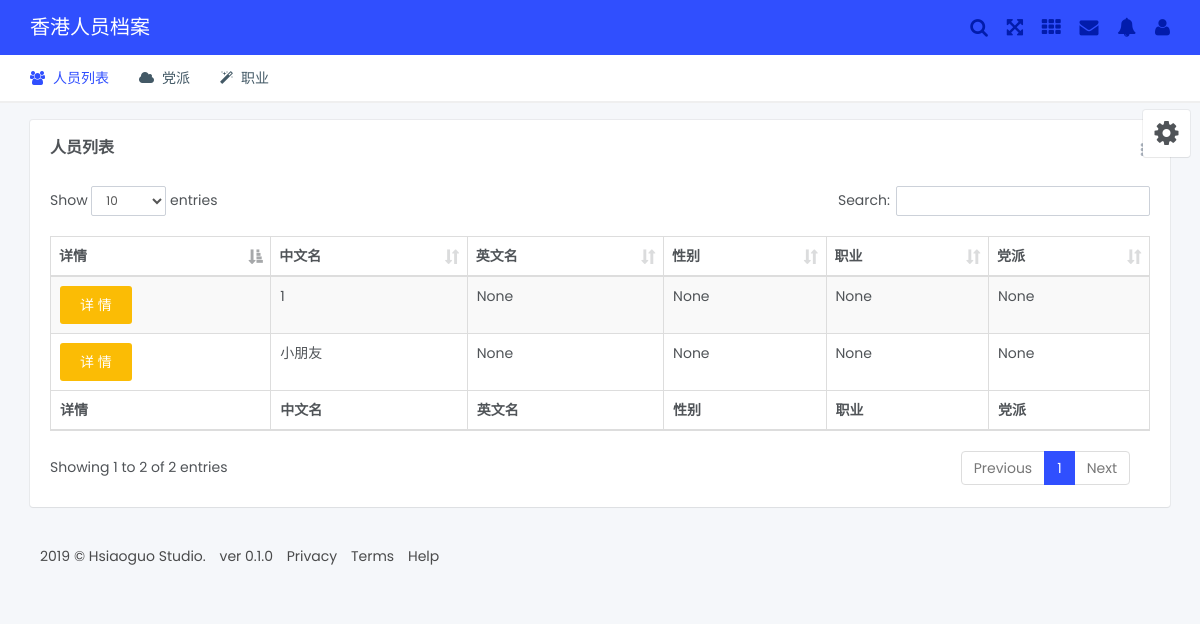
The app's page /list, older data.
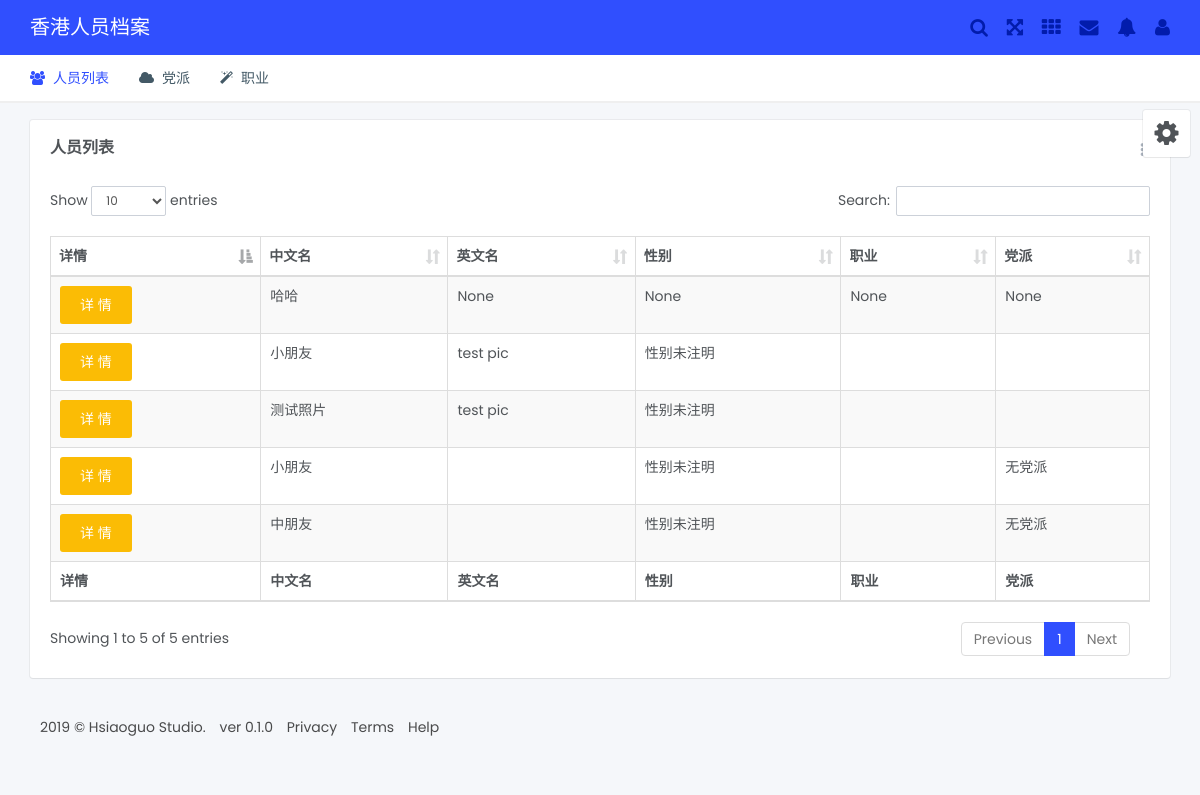
The same page, newer data.
### hkprofile/models.py (models this page shows, shortened)
class PersonInfo(db.Model):
    __tablename__ = 'person_info'
    id = db.Column(db.Integer(), primary_key=True, autoincrement=True)
    birthdate = db.Column(db.Date)
    for key in list(columns.keys())[1:3]+list(columns.keys())[4:5] + list(columns.keys())[6:22]:
        exec("%s = db.Column(db.String(255))" % key)
    for key in list(columns.keys())[22:]:
        exec("%s = db.Column(db.Text)" % key)
    avatar = db.relationship('Avatar')
    '''
    cn_name = db.Column(db.String(255))
    en_name = db.Column(db.String(255))
    gender = db.Column(db.String(32))
    id_num = db.Column(db.String(64))
    permit_num = db.Column(db.String(64))
    passport = db.Column(db.String(64))
    home_address = db.Column(db.String(255))
    post_address = db.Column(db.String(255))
    company_address = db.Column(db.String(255))
    bank_account = db.Column(db.String(64))
    party_tag = db.Column(db.String(255))
    occupation = db.Column(db.String(64))
    private_phone = db.Column(db.String(255))
    office_phone = db.Column(db.String(255))
    fax = db.Column(db.String(255))
    other_number = db.Column(db.String(255))
    email = db.Column(db.String(255))
    internet_account = db.Column(db.String(255))
    home_page = db.Column(db.String(255))
    family = db.Column(db.Text)
    hobby = db.Column(db.Text)
    experience = db.Column(db.Text)
    event = db.Column(db.Text)
    stain = db.Column(db.Text)
    '''

### hkprofile/controllers/profiles.py (the view)
@query.route('/list')
def person_list():
    p_list = PersonInfo.query.all()
    return render_template('list.html', data=p_list)

### hkprofile/templates/list.html (shortened to what this page needs)
{% extends "base.html" %}
{% block content %}
<div class="col-xs-12">
	<div class="box-content">
		<h4 class="box-title">人员列表</h4>
		<div class="dropdown js__drop_down">
		</div>
		<table id="example" class="table table-striped table-bordered display" style="width:100%">
			<thead>
				<tr>
					<th>详情</th>
					<th>中文名</th>
					<th>英文名</th>
					<th>性别</th>
					<th>职业</th>
					<th>党派</th>
				</tr>
			</thead>
			<tfoot>
				<tr>
					<th>详情</th>
					<th>中文名</th>
					<th>英文名</th>
					<th>性别</th>
					<th>职业</th>
					<th>党派</th>
				</tr>
			</tfoot>
			<tbody>
				{% for p in data %}
				<tr>
					<td><a class="btn btn-sm btn-warning" href="/profile/{{ p.id }}" role="button">详 情</a></td>
					<td>{{ p.cn_name }}</td>
					<td>{{ p.en_name }}</td>
					<td>{{ p.gender }}</td>
					<td>{{ p.occupation }}</td>
					<td>{{ p.party_tag }}</td>
				</tr>
				{% endfor %}
			</tbody>
		</table>
	</div>
</div>
{% endblock %}

### hkprofile/templates/base.html (shortened to what this page needs)
<!DOCTYPE html>
<html lang="zh">
<head>
	<link rel="stylesheet" href="/static/styles/style-horizontal.min.css">
	<link rel="stylesheet" href="/static/plugin/mCustomScrollbar/jquery.mCustomScrollbar.min.css">
	<link rel="stylesheet" href="/static/plugin/waves/waves.min.css">
	<link rel="stylesheet" href="/static/plugin/sweet-alert/sweetalert.css">
	<link rel="stylesheet" href="/static/plugin/flexdatalist/jquery.flexdatalist.min.css">
	<link rel="stylesheet" href="/static/plugin/popover/jquery.popSelect.min.css">
	<link rel="stylesheet" href="/static/plugin/select2/css/select2.min.css">
	<link rel="stylesheet" href="/static/plugin/timepicker/bootstrap-timepicker.min.css">
	<link rel="stylesheet" href="/static/plugin/touchspin/jquery.bootstrap-touchspin.min.css">
	<link rel="stylesheet" href="/static/plugin/colorpicker/css/bootstrap-colorpicker.min.css">
	<link rel="stylesheet" href="/static/plugin/datepicker/css/bootstrap-datepicker.min.css">
	<link rel="stylesheet" href="/static/plugin/daterangepicker/daterangepicker.css">
	<link rel="stylesheet" href="/static/color-switcher/color-switcher.min.css">
	<link rel="stylesheet" href="/static/plugin/datatables/media/css/dataTables.bootstrap.min.css">
	<link rel="stylesheet" href="/static/plugin/datatables/extensions/Responsive/css/responsive.bootstrap.min.css">
	<link rel="stylesheet" href="/static/plugin/dropify/css/dropify.min.css">
</head>
<body>
<header class="fixed-header">
	<div class="header-top">
		<div class="container">
			<div class="pull-left">
				<a href="/index" class="logo">香港人员档案</a>
			</div>
			<div class="pull-right">
				<div class="ico-item">
					<a href="#" class="ico-item fa fa-search js__toggle_open" data-target="#searchform-header"></a>
				</div>
				<div class="ico-item fa fa-arrows-alt js__full_screen"></div>
				<div class="ico-item toggle-hover js__drop_down ">
					<span class="fa fa-th js__drop_down_button"></span>
				</div>
				<div class="ico-item">
					<a href="#" class="ico-item fa fa-envelope notice-alarm js__toggle_open" data-target="#message-popup"></a>
				</div>
				<div class="ico-item">
					<a href="#" class="ico-item fa fa-bell notice-alarm js__toggle_open" data-target="#notification-popup"></a>
				</div>
				<div class="ico-item">
					<a href="#" class="ico-item fa fa-user js__toggle_open" data-target="#user-status"></a>
				</div>
			</div>
		</div>
	</div>
	<nav class="nav-horizontal">
		<div class="container">
			<ul class="menu">
					<li class="current">
						<a href="/list"><i class="ico fa fa-users"></i><span>人员列表</span></a>
					</li>
					<li>
						<a href="/party"><i class="ico fa fa-cloud"></i><span>党派</span></a>
					</li>
					<li>
						<a href="/occupation"><i class="ico fa fa-magic"></i><span>职业</span></a>
					</li>
			</ul>
		</div>
	</nav>
</header>
<div id="color-switcher">
	<div id="color-switcher-button" class="btn-switcher">
		<div class="inside waves-effect waves-circle waves-light">
			<i class="ico fa fa-gear"></i>
		</div>
	</div>
</div>
<div id="wrapper">
	<div class="main-content container">
		<div class="row small-spacing">
    {% block content %}
    {% endblock %}
		</div>
		{% block footer %}
		<footer class="footer">
			<ul class="list-inline">
				<li>2019 © Hsiaoguo Studio.</li>
				<li>ver 0.1.0</li>
				<li><a href="#">Privacy</a></li>
				<li><a href="#">Terms</a></li>
				<li><a href="#">Help</a></li>
			</ul>
		</footer>
		{% endblock %}
	</div>
</div>
</body>
</html>

Row changes from the older to the newer data that the page shows:
changed PersonInfo "None": cn_name "1" → "哈哈"
changed PersonInfo (number 2 of 5 on the later page): en_name "None" → "test pic"; gender "None" → "性别未注明"; occupation "None" → (not shown); party_tag "None" → (not shown)
added PersonInfo: cn_name "测试照片", en_name "test pic", gender "性别未注明"
added PersonInfo: cn_name "小朋友", gender "性别未注明", party_tag "无党派"
added PersonInfo: cn_name "中朋友", gender "性别未注明", party_tag "无党派"
Text that changed along with them:
text written by a page script: "Show entries Search: Showing 1 to 2 of 2 entries Previous 1 Next" → "Show entries Search: Showing 1 to 5 of 5 entries Previous 1 Next"
